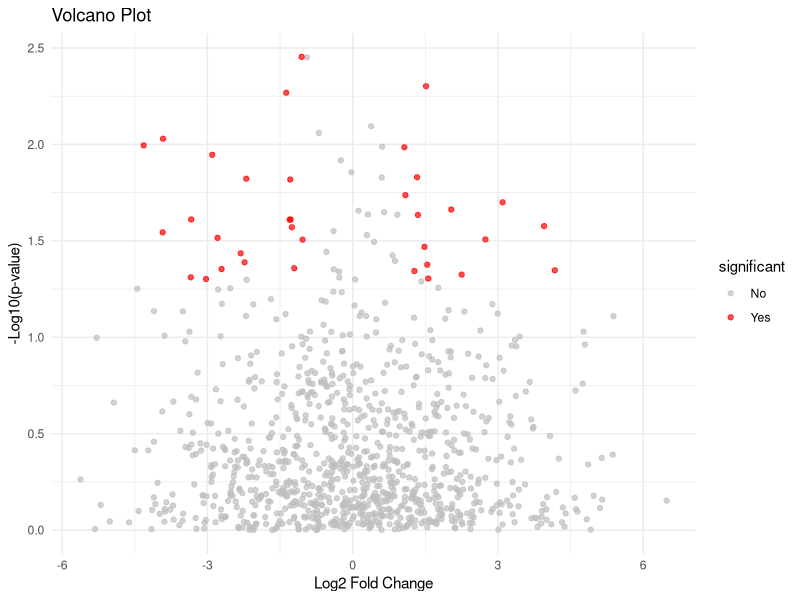

This chart was generated by the following R code:
# Volcano Plot in R using dummy RNAseq data

# Load libraries
library(ggplot2)

# Simulated RNAseq results
set.seed(123)
data <- data.frame(
  gene = paste0("Gene", 1:1000),
  log2FoldChange = rnorm(1000, mean = 0, sd = 2),
  pvalue = runif(1000, 0, 1)
)
data$significant <- ifelse(data$pvalue < 0.05 & abs(data$log2FoldChange) > 1, "Yes", "No")

# Volcano plot
ggplot(data, aes(x = log2FoldChange, y = -log10(pvalue), color = significant)) +
  geom_point(alpha = 0.7) +
  scale_color_manual(values = c("grey", "red")) +
  labs(title = "Volcano Plot", x = "Log2 Fold Change", y = "-Log10(p-value)") +
  theme_minimal()
